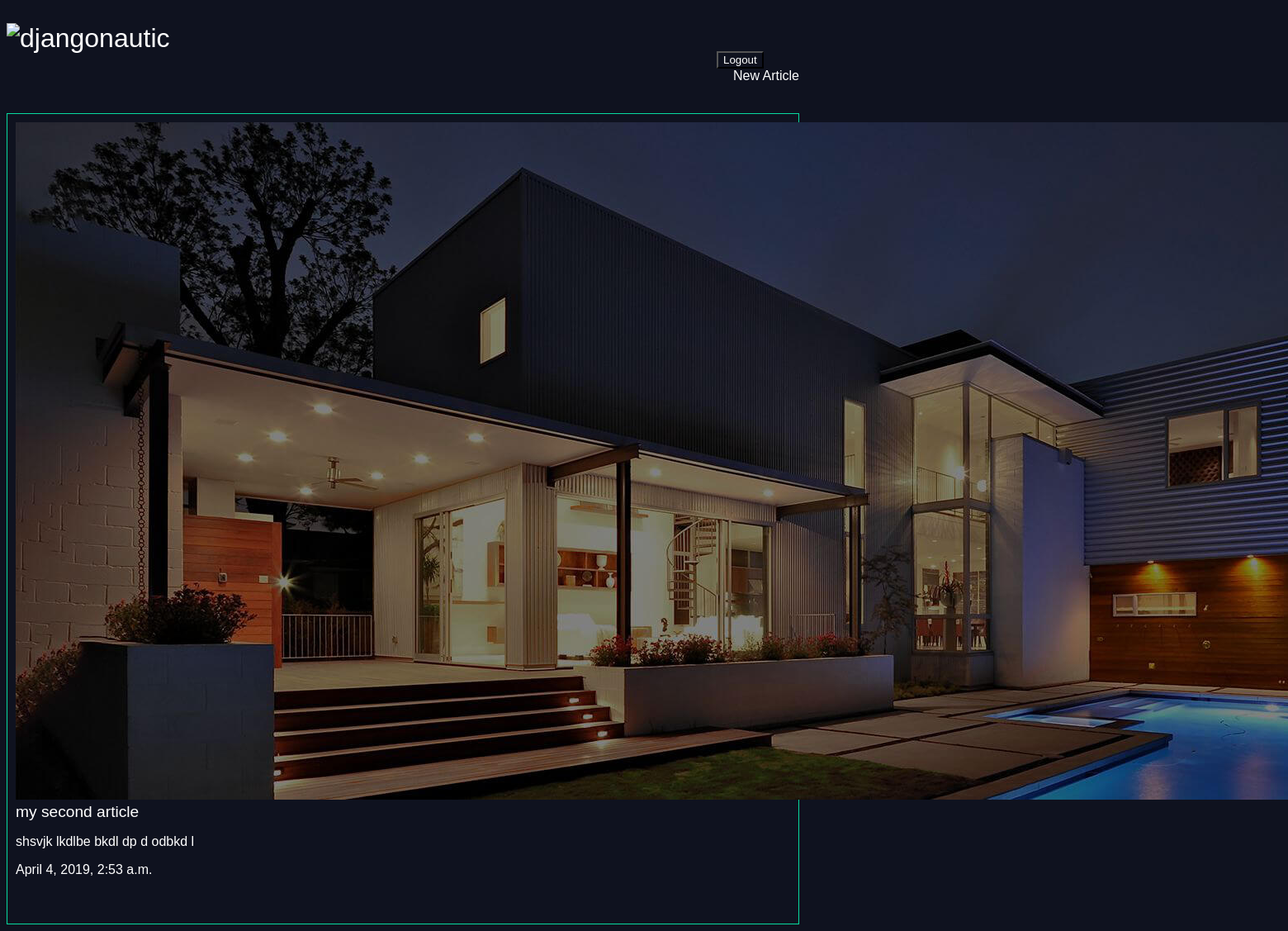
The app's page /articles/my-second-article/ (signed in) with its own data.
### articles/models.py (models this page shows)
class Article(models.Model):
	title=models.CharField(max_length=100)
	slug=models.SlugField()
	body=models.TextField()
	date=models.DateTimeField(auto_now_add=True)
	thumb=models.ImageField(default='default.jpg',blank=True)
	author=models.ForeignKey(User,on_delete=models.PROTECT,default=None)

### articles/views.py (the view)
# urls.py: path('<slug>/',views.article_details, name="detail"),
def article_details(request,slug):
	article=Article.objects.get(slug=slug)
	return render(request,'articles/article_details.html',{'article':article})

### articles/templates/articles/article_details.html
{% extends 'base_layout.html'%}
{% block content%}
<div class="article_details">
<div class="article">
<img src="{{ article.thumb.url}}"/>
<h2>{{article.title}}</h2>
<p>{{article.body}}</p>
<p>{{article.date}}</p>
</div>
</div>
{%endblock%}

### assets/style.css (style rules this page uses)
body { background-color: #0f121f; background-image: url(img1.jpg); background-repeat: no-repeat; color:#fff; }
body { font-family: arial; }
h1,h2,h3,h4,h5 { font-weight: normal; margin: 0; }
.article { padding: 10px; border: 1px solid #08dba0; position: relative; padding-bottom:40px; }
.article h2 { font-size: 1.2em; }

### records on screen
Article: thumb (picture), title "my second article", body "shsvjk lkdlbe bkdl dp d odbkd l", date "April 4, 2019, 2:53 a.m."
